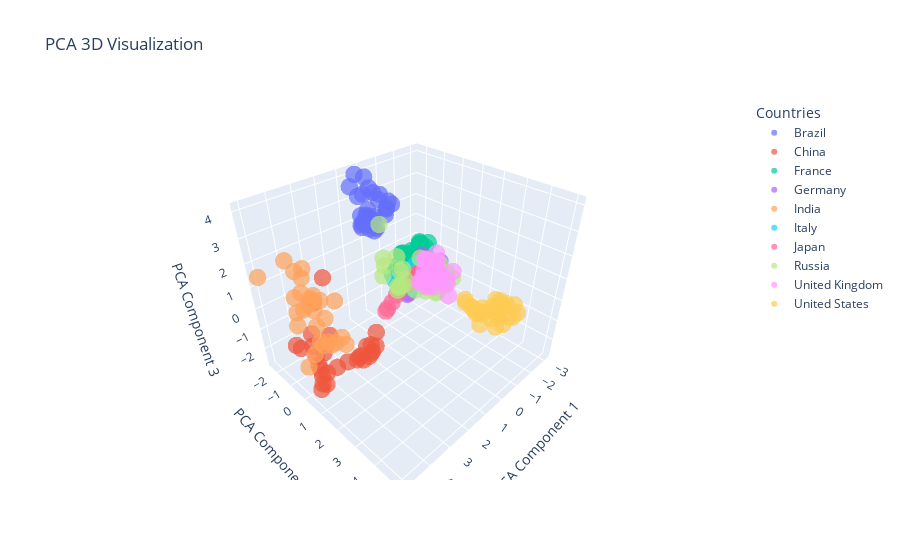

Here is the notebook cell this chart was saved with:
### Code cell
# Run PCA with 3 components
pca_3d, explained_variance_ratio_3d, loadings_3d = perform_pca(data_matrix, n_components=3)
print(pca_3d.shape)
print("Explained variance ratio (3 components):", explained_variance_ratio_3d)

# Visualize in interactive 3D
visualize_reduced_data(pca_3d, row_labels, 
                      title="PCA 3D Visualization", 
                      technique='PCA', 
                      show_country_names=True,
                      plot_3d=True,
                      interactive=True)  # Set to True for interactive visualization

# Also show the loadings to understand feature contributions
plot_pca_loadings(components=loadings_3d, feature_names=indicators, n_components=3)

### Figure 1 — Plotly figure (JSON) as saved in the notebook; plotly's stock layout.template omitted (floating-point values rounded to 4 significant figures)
{"data": [{"customdata": [["Brazil", "1990"], ["Brazil", "1991"], ["Brazil", "1992"], ["Brazil", "1993"], ["Brazil", "1994"], ["Brazil", "1995"], ["Brazil", "1996"], ["Brazil", "1997"], ["Brazil", "1998"], ["Brazil", "1999"], ["Brazil", "2000"], ["Brazil", "2001"], ["Brazil", "2002"], ["Brazil", "2003"], ["Brazil", "2004"], ["Brazil", "2005"], ["Brazil", "2006"], ["Brazil", "2007"], ["Brazil", "2008"], ["Brazil", "2009"], ["Brazil", "2010"], ["Brazil", "2011"], ["Brazil", "2012"], ["Brazil", "2013"], ["Brazil", "2014"], ["Brazil", "2015"], ["Brazil", "2016"], ["Brazil", "2017"], ["Brazil", "2018"], ["Brazil", "2019"]], "hovertemplate": "<b>%{hovertext}</b><br><br>country_name=%{customdata[0]}<br>PCA Component 1=%{x}<br>PCA Component 2=%{y}<br>PCA Component 3=%{z}<br>year=%{customdata[1]}<extra></extra>", "hovertext": ["BRA (1990)", "BRA (1991)", "BRA (1992)", "BRA (1993)", "BRA (1994)", "BRA (1995)", "BRA (1996)", "BRA (1997)", "BRA (1998)", "BRA (1999)", "BRA (2000)", "BRA (2001)", "BRA (2002)", "BRA (2003)", "BRA (2004)", "BRA (2005)", "BRA (2006)", "BRA (2007)", "BRA (2008)", "BRA (2009)", "BRA (2010)", "BRA (2011)", "BRA (2012)", "BRA (2013)", "BRA (2014)", "BRA (2015)", "BRA (2016)", "BRA (2017)", "BRA (2018)", "BRA (2019)"], "legendgroup": "Brazil", "marker": {"color": "#636efa", "opacity": 0.7, "size": 6, "symbol": "circle"}, "mode": "markers", "name": "Brazil", "scene": "scene", "showlegend": true, "type": "scatter3d", "x": [0.4923, 0.6864, 0.3077, 0.4903, 0.5828, 0.5194, 0.466, 0.5231, 0.2889, 0.1494, 0.2298, 0.1151, -0.04274, -0.05925, 0.1718, 0.07496, -0.05326, 0.2538, 0.1494, -0.4211, 0.2789, 0.06761, -0.191, -0.01599, -0.4113, -0.6739, -0.7667, -0.4179, -0.2744, -0.3558], "y": [-2.175, -2.275, -2.294, -1.947, -1.844, -1.809, -1.874, -1.867, -1.856, -1.85, -1.811, -1.603, -1.637, -1.833, -1.807, -1.822, -1.818, -1.874, -1.91, -1.882, -2.015, -2.133, -1.945, -1.973, -1.805, -1.584, -1.488, -1.442, -1.339, -1.34], "z": [4.093, 3.622, 3.098, 2.445, 2.098, 2.203, 2.116, 1.958, 2.425, 2.268, 2.028, 1.759, 1.803, 2.081, 1.793, 2.163, 2.27, 2.341, 2.598, 2.866, 3.276, 3.884, 3.22, 3.46, 3.118, 2.822, 2.688, 2.596, 2.428, 2.708]}, {"customdata": [["China", "1990"], ["China", "1991"], ["China", "1992"], ["China", "1993"], ["China", "1994"], ["China", "1995"], ["China", "1996"], ["China", "1997"], ["China", "1998"], ["China", "1999"], ["China", "2000"], ["China", "2001"], ["China", "2002"], ["China", "2003"], ["China", "2004"], ["China", "2005"], ["China", "2006"], ["China", "2007"], ["China", "2008"], ["China", "2009"], ["China", "2010"], ["China", "2011"], ["China", "2012"], ["China", "2013"], ["China", "2014"], ["China", "2015"], ["China", "2016"], ["China", "2017"], ["China", "2018"], ["China", "2019"]], "hovertemplate": "<b>%{hovertext}</b><br><br>country_name=%{customdata[0]}<br>PCA Component 1=%{x}<br>PCA Component 2=%{y}<br>PCA Component 3=%{z}<br>year=%{customdata[1]}<extra></extra>", "hovertext": ["CHN (1990)", "CHN (1991)", "CHN (1992)", "CHN (1993)", "CHN (1994)", "CHN (1995)", "CHN (1996)", "CHN (1997)", "CHN (1998)", "CHN (1999)", "CHN (2000)", "CHN (2001)", "CHN (2002)", "CHN (2003)", "CHN (2004)", "CHN (2005)", "CHN (2006)", "CHN (2007)", "CHN (2008)", "CHN (2009)", "CHN (2010)", "CHN (2011)", "CHN (2012)", "CHN (2013)", "CHN (2014)", "CHN (2015)", "CHN (2016)", "CHN (2017)", "CHN (2018)", "CHN (2019)"], "legendgroup": "China", "marker": {"color": "#EF553B", "opacity": 0.7, "size": 6, "symbol": "circle"}, "mode": "markers", "name": "China", "scene": "scene", "showlegend": true, "type": "scatter3d", "x": [3.301, 3.784, 4.839, 4.68, 4.108, 4.303, 4.277, 3.726, 3.573, 4.015, 4.329, 4.377, 4.448, 4.285, 4.541, 4.635, 4.452, 3.807, 3.388, 3.161, 3.107, 2.999, 3.014, 2.859, 2.723, 2.7, 2.527, 2.543, 2.704, 2.214], "y": [-0.8568, -0.9302, -0.7914, -0.7593, -0.8528, -0.5567, -0.4738, -0.5063, -0.4441, -0.3009, -0.2768, -0.1052, 0.07472, 0.182, 0.1774, 0.1888, 0.3136, 0.1723, 0.3198, 0.6268, 0.6864, 0.6754, 0.8202, 0.9918, 0.9612, 1.01, 1.039, 0.7635, 0.6796, 0.7129], "z": [1.313, 0.3785, -0.9539, -1.19, -0.8714, -1.177, -1.678, -1.385, -1.023, -1.555, -1.979, -2.062, -2.194, -2.081, -2.497, -2.718, -2.477, -2.128, -2.025, -1.862, -1.717, -1.719, -1.84, -1.641, -1.589, -1.475, -1.292, -1.387, -1.422, -0.9943]}, {"customdata": [["France", "1990"], ["France", "1991"], ["France", "1992"], ["France", "1993"], ["France", "1994"], ["France", "1995"], ["France", "1996"], ["France", "1997"], ["France", "1998"], ["France", "1999"], ["France", "2000"], ["France", "2001"], ["France", "2002"], ["France", "2003"], ["France", "2004"], ["France", "2005"], ["France", "2006"], ["France", "2007"], ["France", "2008"], ["France", "2009"], ["France", "2010"], ["France", "2011"], ["France", "2012"], ["France", "2013"], ["France", "2014"], ["France", "2015"], ["France", "2016"], ["France", "2017"], ["France", "2018"], ["France", "2019"]], "hovertemplate": "<b>%{hovertext}</b><br><br>country_name=%{customdata[0]}<br>PCA Component 1=%{x}<br>PCA Component 2=%{y}<br>PCA Component 3=%{z}<br>year=%{customdata[1]}<extra></extra>", "hovertext": ["FRA (1990)", "FRA (1991)", "FRA (1992)", "FRA (1993)", "FRA (1994)", "FRA (1995)", "FRA (1996)", "FRA (1997)", "FRA (1998)", "FRA (1999)", "FRA (2000)", "FRA (2001)", "FRA (2002)", "FRA (2003)", "FRA (2004)", "FRA (2005)", "FRA (2006)", "FRA (2007)", "FRA (2008)", "FRA (2009)", "FRA (2010)", "FRA (2011)", "FRA (2012)", "FRA (2013)", "FRA (2014)", "FRA (2015)", "FRA (2016)", "FRA (2017)", "FRA (2018)", "FRA (2019)"], "legendgroup": "France", "marker": {"color": "#00cc96", "opacity": 0.7, "size": 6, "symbol": "circle"}, "mode": "markers", "name": "France", "scene": "scene", "showlegend": true, "type": "scatter3d", "x": [0.2174, 0.2164, -0.2487, -0.7168, -0.8114, -0.8728, -1.209, -1.136, -1.232, -1.847, -2.262, -2.007, -1.922, -1.459, -1.41, -1.813, -1.873, -1.991, -2.205, -2.242, -1.95, -1.881, -2.06, -1.962, -2.003, -1.964, -1.874, -1.932, -2.171, -2.218], "y": [-0.2527, -0.4666, -0.6187, -0.799, -0.9751, -1.054, -0.9187, -0.7242, -0.7938, -0.9767, -1.069, -1.099, -1.08, -1.029, -0.9058, -0.9647, -1.044, -0.884, -0.9152, -0.7728, -1.1, -0.9217, -1.083, -1.047, -1.075, -0.9679, -0.7774, -0.6227, -0.5037, -0.04166], "z": [0.4977, 0.2123, 0.3798, 0.6991, 0.5463, 0.5112, 0.4118, 0.3308, 0.1309, -0.3437, -0.7391, -0.1565, 0.05291, 0.4165, 0.3453, 0.2048, 0.16, 0.2318, 0.3676, 0.6036, 0.3101, 0.4794, 0.5296, 0.5545, 0.6197, 0.5906, 0.4847, 0.1683, -0.2486, -0.3341]}, {"customdata": [["Germany", "1990"], ["Germany", "1991"], ["Germany", "1992"], ["Germany", "1993"], ["Germany", "1994"], ["Germany", "1995"], ["Germany", "1996"], ["Germany", "1997"], ["Germany", "1998"], ["Germany", "1999"], ["Germany", "2000"], ["Germany", "2001"], ["Germany", "2002"], ["Germany", "2003"], ["Germany", "2004"], ["Germany", "2005"], ["Germany", "2006"], ["Germany", "2007"], ["Germany", "2008"], ["Germany", "2009"], ["Germany", "2010"], ["Germany", "2011"], ["Germany", "2012"], ["Germany", "2013"], ["Germany", "2014"], ["Germany", "2015"], ["Germany", "2016"], ["Germany", "2017"], ["Germany", "2018"], ["Germany", "2019"]], "hovertemplate": "<b>%{hovertext}</b><br><br>country_name=%{customdata[0]}<br>PCA Component 1=%{x}<br>PCA Component 2=%{y}<br>PCA Component 3=%{z}<br>year=%{customdata[1]}<extra></extra>", "hovertext": ["DEU (1990)", "DEU (1991)", "DEU (1992)", "DEU (1993)", "DEU (1994)", "DEU (1995)", "DEU (1996)", "DEU (1997)", "DEU (1998)", "DEU (1999)", "DEU (2000)", "DEU (2001)", "DEU (2002)", "DEU (2003)", "DEU (2004)", "DEU (2005)", "DEU (2006)", "DEU (2007)", "DEU (2008)", "DEU (2009)", "DEU (2010)", "DEU (2011)", "DEU (2012)", "DEU (2013)", "DEU (2014)", "DEU (2015)", "DEU (2016)", "DEU (2017)", "DEU (2018)", "DEU (2019)"], "legendgroup": "Germany", "marker": {"color": "#ab63fa", "opacity": 0.7, "size": 6, "symbol": "circle"}, "mode": "markers", "name": "Germany", "scene": "scene", "showlegend": true, "type": "scatter3d", "x": [-0.01232, -0.2808, -0.59, -0.981, -0.871, -1.15, -1.328, -1.336, -1.384, -1.848, -1.823, -1.627, -1.668, -1.547, -1.323, -1.794, -1.761, -1.949, -1.895, -2.4, -1.682, -1.677, -1.928, -2.024, -1.94, -1.924, -1.84, -1.796, -2.038, -1.936], "y": [0.1697, -0.02277, -0.2699, -0.3359, -0.1907, -0.4428, -0.3303, -0.566, -0.3592, -0.3041, -0.3933, -0.5422, -0.4811, -0.308, -0.4343, -0.3266, -0.2049, -0.08042, -0.2378, -0.1813, -0.1975, -0.4568, -0.4949, -0.502, -0.3534, -0.3438, -0.3226, -0.545, -0.7313, -0.8225], "z": [-0.5912, -0.7608, -0.648, -0.4766, -0.669, -0.6598, -0.7905, -0.7314, -1.101, -1.097, -1.023, -0.8261, -0.4906, -0.3105, -0.4112, -0.6065, -0.8723, -0.5668, -0.4788, -0.1657, -0.7035, -0.5098, -0.3882, -0.4882, -0.546, -0.4922, -0.3677, -0.2634, -0.1408, 0.06741]}, {"customdata": [["India", "1990"], ["India", "1991"], ["India", "1992"], ["India", "1993"], ["India", "1994"], ["India", "1995"], ["India", "1996"], ["India", "1997"], ["India", "1998"], ["India", "1999"], ["India", "2000"], ["India", "2001"], ["India", "2002"], ["India", "2003"], ["India", "2004"], ["India", "2005"], ["India", "2006"], ["India", "2007"], ["India", "2008"], ["India", "2009"], ["India", "2010"], ["India", "2011"], ["India", "2012"], ["India", "2013"], ["India", "2014"], ["India", "2015"], ["India", "2016"], ["India", "2017"], ["India", "2018"], ["India", "2019"]], "hovertemplate": "<b>%{hovertext}</b><br><br>country_name=%{customdata[0]}<br>PCA Component 1=%{x}<br>PCA Component 2=%{y}<br>PCA Component 3=%{z}<br>year=%{customdata[1]}<extra></extra>", "hovertext": ["IND (1990)", "IND (1991)", "IND (1992)", "IND (1993)", "IND (1994)", "IND (1995)", "IND (1996)", "IND (1997)", "IND (1998)", "IND (1999)", "IND (2000)", "IND (2001)", "IND (2002)", "IND (2003)", "IND (2004)", "IND (2005)", "IND (2006)", "IND (2007)", "IND (2008)", "IND (2009)", "IND (2010)", "IND (2011)", "IND (2012)", "IND (2013)", "IND (2014)", "IND (2015)", "IND (2016)", "IND (2017)", "IND (2018)", "IND (2019)"], "legendgroup": "India", "marker": {"color": "#FFA15A", "opacity": 0.7, "size": 6, "symbol": "circle"}, "mode": "markers", "name": "India", "scene": "scene", "showlegend": true, "type": "scatter3d", "x": [5.025, 3.984, 3.766, 3.545, 3.65, 4.187, 3.943, 3.788, 3.789, 4.168, 3.71, 3.826, 3.963, 4.52, 4.465, 3.848, 3.53, 3.785, 3.029, 3.727, 4.03, 3.997, 4.293, 4.629, 3.907, 3.692, 3.68, 3.517, 3.247, 3.076], "y": [-2.375, -2.205, -2.019, -1.794, -1.763, -1.536, -1.455, -1.174, -1.106, -1.027, -1.003, -0.9772, -1.001, -1.019, -1.011, -0.7453, -0.8736, -0.9665, -0.669, -0.3713, -0.5201, -0.4716, -0.4898, -0.5259, -0.4301, -0.4018, -0.242, -0.173, -0.1275, -0.1466], "z": [1.426, 1.75, 1.266, 1.392, 1.039, 0.5212, 0.6553, 0.3101, 0.5107, 0.2189, 0.6464, 0.5129, 0.3482, -0.3264, 0.258, 0.6152, 0.3944, 0.01295, 0.217, -0.06562, -0.3543, -1.105, -1.576, -2.033, -1.322, -1.269, -1.322, -1.267, -1.132, -1.613]}, {"customdata": [["Italy", "1990"], ["Italy", "1991"], ["Italy", "1992"], ["Italy", "1993"], ["Italy", "1994"], ["Italy", "1995"], ["Italy", "1996"], ["Italy", "1997"], ["Italy", "1998"], ["Italy", "1999"], ["Italy", "2000"], ["Italy", "2001"], ["Italy", "2002"], ["Italy", "2003"], ["Italy", "2004"], ["Italy", "2005"], ["Italy", "2006"], ["Italy", "2007"], ["Italy", "2008"], ["Italy", "2009"], ["Italy", "2010"], ["Italy", "2011"], ["Italy", "2012"], ["Italy", "2013"], ["Italy", "2014"], ["Italy", "2015"], ["Italy", "2016"], ["Italy", "2017"], ["Italy", "2018"], ["Italy", "2019"]], "hovertemplate": "<b>%{hovertext}</b><br><br>country_name=%{customdata[0]}<br>PCA Component 1=%{x}<br>PCA Component 2=%{y}<br>PCA Component 3=%{z}<br>year=%{customdata[1]}<extra></extra>", "hovertext": ["ITA (1990)", "ITA (1991)", "ITA (1992)", "ITA (1993)", "ITA (1994)", "ITA (1995)", "ITA (1996)", "ITA (1997)", "ITA (1998)", "ITA (1999)", "ITA (2000)", "ITA (2001)", "ITA (2002)", "ITA (2003)", "ITA (2004)", "ITA (2005)", "ITA (2006)", "ITA (2007)", "ITA (2008)", "ITA (2009)", "ITA (2010)", "ITA (2011)", "ITA (2012)", "ITA (2013)", "ITA (2014)", "ITA (2015)", "ITA (2016)", "ITA (2017)", "ITA (2018)", "ITA (2019)"], "legendgroup": "Italy", "marker": {"color": "#19d3f3", "opacity": 0.7, "size": 6, "symbol": "circle"}, "mode": "markers", "name": "Italy", "scene": "scene", "showlegend": true, "type": "scatter3d", "x": [-0.2653, -0.4919, -0.7438, -1.117, -0.9907, -0.9993, -1.301, -1.304, -1.526, -1.489, -1.206, -1.43, -1.544, -1.143, -1.075, -1.567, -1.477, -1.723, -1.885, -1.997, -1.626, -1.721, -1.971, -2.015, -1.756, -1.646, -1.468, -1.429, -1.836, -1.905], "y": [-0.8505, -0.8572, -0.9467, -0.9279, -0.9734, -0.9994, -0.9262, -0.9108, -0.8526, -0.8091, -0.7642, -0.7532, -0.6641, -0.7067, -0.6987, -0.5952, -0.751, -0.7285, -0.7674, -0.8086, -0.8468, -0.7658, -0.9164, -0.9453, -1.087, -1.08, -1.007, -0.9529, -0.875, -0.9378], "z": [-0.478, -0.5884, -0.6775, -0.7123, -0.9763, -1.268, -1.26, -1.437, -1.266, -1.107, -1.298, -1.201, -1.053, -0.9412, -0.9526, -0.9795, -1.079, -1.253, -0.8311, -0.2468, -0.7049, -0.7609, -0.3695, -0.4168, -0.4924, -0.6289, -0.8537, -0.8235, -0.7096, -0.6959]}, {"customdata": [["Japan", "1990"], ["Japan", "1991"], ["Japan", "1992"], ["Japan", "1993"], ["Japan", "1994"], ["Japan", "1995"], ["Japan", "1996"], ["Japan", "1997"], ["Japan", "1998"], ["Japan", "1999"], ["Japan", "2000"], ["Japan", "2001"], ["Japan", "2002"], ["Japan", "2003"], ["Japan", "2004"], ["Japan", "2005"], ["Japan", "2006"], ["Japan", "2007"], ["Japan", "2008"], ["Japan", "2009"], ["Japan", "2010"], ["Japan", "2011"], ["Japan", "2012"], ["Japan", "2013"], ["Japan", "2014"], ["Japan", "2015"], ["Japan", "2016"], ["Japan", "2017"], ["Japan", "2018"], ["Japan", "2019"]], "hovertemplate": "<b>%{hovertext}</b><br><br>country_name=%{customdata[0]}<br>PCA Component 1=%{x}<br>PCA Component 2=%{y}<br>PCA Component 3=%{z}<br>year=%{customdata[1]}<extra></extra>", "hovertext": ["JPN (1990)", "JPN (1991)", "JPN (1992)", "JPN (1993)", "JPN (1994)", "JPN (1995)", "JPN (1996)", "JPN (1997)", "JPN (1998)", "JPN (1999)", "JPN (2000)", "JPN (2001)", "JPN (2002)", "JPN (2003)", "JPN (2004)", "JPN (2005)", "JPN (2006)", "JPN (2007)", "JPN (2008)", "JPN (2009)", "JPN (2010)", "JPN (2011)", "JPN (2012)", "JPN (2013)", "JPN (2014)", "JPN (2015)", "JPN (2016)", "JPN (2017)", "JPN (2018)", "JPN (2019)"], "legendgroup": "Japan", "marker": {"color": "#FF6692", "opacity": 0.7, "size": 6, "symbol": "circle"}, "mode": "markers", "name": "Japan", "scene": "scene", "showlegend": true, "type": "scatter3d", "x": [-0.1019, 0.1348, -0.1952, -0.4933, -0.8496, -0.7045, -0.8968, -1.156, -1.163, -1.211, -1.304, -1.601, -1.728, -1.576, -1.683, -1.795, -1.966, -1.916, -1.989, -2.39, -1.653, -2.258, -2.14, -2.339, -2.386, -2.439, -2.481, -2.442, -2.34, -2.436], "y": [-1.21, -1.053, -0.9901, -1.01, -1.016, -1.051, -1.042, -1.05, -1.041, -0.9822, -0.9681, -0.9182, -0.845, -0.7787, -0.7661, -0.7645, -0.7843, -0.7187, -0.6815, -0.682, -0.7284, -0.4936, -0.4062, -0.3409, -0.3487, -0.3653, -0.3475, -0.3775, -0.3728, -0.1046], "z": [-2.134, -2.073, -1.722, -1.471, -1.166, -1.341, -1.251, -1.111, -1.219, -1.196, -1.077, -0.86, -0.8688, -0.957, -0.8877, -0.8083, -0.8101, -0.8119, -0.7997, -0.4261, -0.8262, -0.7251, -0.8424, -1.087, -0.9139, -1.114, -1.061, -1.196, -1.197, -1.216]}, {"customdata": [["Russia", "1992"], ["Russia", "1993"], ["Russia", "1994"], ["Russia", "1995"], ["Russia", "1996"], ["Russia", "1997"], ["Russia", "1998"], ["Russia", "1999"], ["Russia", "2000"], ["Russia", "2001"], ["Russia", "2002"], ["Russia", "2003"], ["Russia", "2004"], ["Russia", "2005"], ["Russia", "2006"], ["Russia", "2007"], ["Russia", "2008"], ["Russia", "2009"], ["Russia", "2010"], ["Russia", "2011"], ["Russia", "2012"], ["Russia", "2013"], ["Russia", "2014"], ["Russia", "2015"], ["Russia", "2016"], ["Russia", "2017"], ["Russia", "2018"], ["Russia", "2019"]], "hovertemplate": "<b>%{hovertext}</b><br><br>country_name=%{customdata[0]}<br>PCA Component 1=%{x}<br>PCA Component 2=%{y}<br>PCA Component 3=%{z}<br>year=%{customdata[1]}<extra></extra>", "hovertext": ["RUS (1992)", "RUS (1993)", "RUS (1994)", "RUS (1995)", "RUS (1996)", "RUS (1997)", "RUS (1998)", "RUS (1999)", "RUS (2000)", "RUS (2001)", "RUS (2002)", "RUS (2003)", "RUS (2004)", "RUS (2005)", "RUS (2006)", "RUS (2007)", "RUS (2008)", "RUS (2009)", "RUS (2010)", "RUS (2011)", "RUS (2012)", "RUS (2013)", "RUS (2014)", "RUS (2015)", "RUS (2016)", "RUS (2017)", "RUS (2018)", "RUS (2019)"], "legendgroup": "Russia", "marker": {"color": "#B6E880", "opacity": 0.7, "size": 6, "symbol": "circle"}, "mode": "markers", "name": "Russia", "scene": "scene", "showlegend": true, "type": "scatter3d", "x": [-0.1632, 0.5259, 0.6096, 1.41, 1.483, 2.132, 1.394, 1.538, 1.733, 1.148, 1.27, 1.495, 1.588, 1.272, 1.45, 1.095, 0.7527, -0.1105, 0.6664, 0.5192, 0.558, 0.07321, 0.1872, 0.2822, 0.4918, 0.2073, 0.09876, 0.2224], "y": [1.835, 1.758, 1.476, 1.393, 1.176, 1.253, 0.2027, 0.5176, 0.6915, 0.973, 1.349, 1.268, 1.336, 1.1, 1.167, 1.094, 1.386, 1.764, 1.832, 2.226, 2.278, 2.24, 1.983, 2.483, 2.921, 2.29, 2.128, 1.829], "z": [1.178, 1.266, 1.99, 1.846, 2.293, 2.239, 3.162, 1.977, 1.382, 1.452, 1.328, 1.044, 1.191, 0.9214, 0.8424, 0.8757, 0.6079, 1.594, 0.7564, 0.787, 0.8894, 0.887, 0.9592, 1.681, 1.765, 1.208, 0.971, 1.188]}, {"customdata": [["United Kingdom", "1990"], ["United Kingdom", "1991"], ["United Kingdom", "1992"], ["United Kingdom", "1993"], ["United Kingdom", "1994"], ["United Kingdom", "1995"], ["United Kingdom", "1996"], ["United Kingdom", "1997"], ["United Kingdom", "1998"], ["United Kingdom", "1999"], ["United Kingdom", "2000"], ["United Kingdom", "2001"], ["United Kingdom", "2002"], ["United Kingdom", "2003"], ["United Kingdom", "2004"], ["United Kingdom", "2005"], ["United Kingdom", "2006"], ["United Kingdom", "2007"], ["United Kingdom", "2008"], ["United Kingdom", "2009"], ["United Kingdom", "2010"], ["United Kingdom", "2011"], ["United Kingdom", "2012"], ["United Kingdom", "2013"], ["United Kingdom", "2014"], ["United Kingdom", "2015"], ["United Kingdom", "2016"], ["United Kingdom", "2017"], ["United Kingdom", "2018"], ["United Kingdom", "2019"]], "hovertemplate": "<b>%{hovertext}</b><br><br>country_name=%{customdata[0]}<br>PCA Component 1=%{x}<br>PCA Component 2=%{y}<br>PCA Component 3=%{z}<br>year=%{customdata[1]}<extra></extra>", "hovertext": ["GBR (1990)", "GBR (1991)", "GBR (1992)", "GBR (1993)", "GBR (1994)", "GBR (1995)", "GBR (1996)", "GBR (1997)", "GBR (1998)", "GBR (1999)", "GBR (2000)", "GBR (2001)", "GBR (2002)", "GBR (2003)", "GBR (2004)", "GBR (2005)", "GBR (2006)", "GBR (2007)", "GBR (2008)", "GBR (2009)", "GBR (2010)", "GBR (2011)", "GBR (2012)", "GBR (2013)", "GBR (2014)", "GBR (2015)", "GBR (2016)", "GBR (2017)", "GBR (2018)", "GBR (2019)"], "legendgroup": "United Kingdom", "marker": {"color": "#FF97FF", "opacity": 0.7, "size": 6, "symbol": "circle"}, "mode": "markers", "name": "United Kingdom", "scene": "scene", "showlegend": true, "type": "scatter3d", "x": [-0.6141, -0.6069, -0.613, -0.7861, -1.145, -1.424, -1.441, -1.534, -2.112, -2.933, -2.938, -1.696, -2.264, -1.703, -2.048, -2.248, -2.312, -2.801, -3.113, -1.987, -2.006, -2.225, -1.909, -2.135, -1.586, -1.792, -2.185, -2.346, -1.828, -2.027], "y": [0.5333, 0.4811, 0.2711, 0.1788, 0.07584, -0.1496, -0.1767, -0.114, -0.2153, -0.1263, -0.02381, -0.2774, -0.07624, -0.1018, -0.04965, -0.1063, -0.1766, -0.04605, 0.03634, -0.03372, -0.05545, -0.1792, -0.258, -0.1853, -0.3325, -0.4946, -0.4009, -0.3751, -0.5504, -0.4399], "z": [0.4332, 0.1565, -0.2378, -0.3128, -0.4449, -0.5958, -0.7126, -0.9672, -1.455, -1.641, -2.272, -1.274, -1.169, -0.8829, -0.5537, -0.5814, -0.765, -1.324, -0.9443, 0.4765, -0.3171, -0.1138, -0.1724, -0.3219, 0.2081, 0.01502, -0.1704, -0.8749, 0.02567, -0.09329]}, {"customdata": [["United States", "1990"], ["United States", "1991"], ["United States", "1992"], ["United States", "1993"], ["United States", "1994"], ["United States", "1995"], ["United States", "1996"], ["United States", "1997"], ["United States", "1998"], ["United States", "1999"], ["United States", "2000"], ["United States", "2001"], ["United States", "2002"], ["United States", "2003"], ["United States", "2004"], ["United States", "2005"], ["United States", "2006"], ["United States", "2007"], ["United States", "2008"], ["United States", "2009"], ["United States", "2010"], ["United States", "2011"], ["United States", "2012"], ["United States", "2013"], ["United States", "2014"], ["United States", "2015"], ["United States", "2016"], ["United States", "2017"], ["United States", "2018"], ["United States", "2019"]], "hovertemplate": "<b>%{hovertext}</b><br><br>country_name=%{customdata[0]}<br>PCA Component 1=%{x}<br>PCA Component 2=%{y}<br>PCA Component 3=%{z}<br>year=%{customdata[1]}<extra></extra>", "hovertext": ["USA (1990)", "USA (1991)", "USA (1992)", "USA (1993)", "USA (1994)", "USA (1995)", "USA (1996)", "USA (1997)", "USA (1998)", "USA (1999)", "USA (2000)", "USA (2001)", "USA (2002)", "USA (2003)", "USA (2004)", "USA (2005)", "USA (2006)", "USA (2007)", "USA (2008)", "USA (2009)", "USA (2010)", "USA (2011)", "USA (2012)", "USA (2013)", "USA (2014)", "USA (2015)", "USA (2016)", "USA (2017)", "USA (2018)", "USA (2019)"], "legendgroup": "United States", "marker": {"color": "#FECB52", "opacity": 0.7, "size": 6, "symbol": "circle"}, "mode": "markers", "name": "United States", "scene": "scene", "showlegend": true, "type": "scatter3d", "x": [0.4567, 0.2105, 0.3697, 0.291, 0.2497, -0.09452, -0.2496, -0.3433, -0.6139, -0.7514, -0.8403, -0.7772, -0.4554, -0.2153, -0.153, -0.0829, -0.5572, -0.6653, -0.6907, -0.6502, -0.2368, -0.5095, -0.4572, -0.704, -0.8309, -0.8687, -0.9725, -0.9487, -0.6773, -0.3664], "y": [4.873, 4.67, 5.057, 4.761, 4.087, 3.765, 3.519, 4.121, 4.256, 3.513, 2.863, 2.582, 2.863, 3.397, 3.86, 3.886, 4.01, 4.213, 4.361, 4.803, 5.039, 5.047, 4.756, 4.136, 4.169, 4.077, 4.031, 4.297, 4.022, 4.353], "z": [1.146, 1.068, 0.8596, 0.5231, 0.2255, 0.3201, 0.1389, 0.186, 0.2583, -0.0837, -0.22, 0.0006365, 0.1687, 0.3013, 0.4329, 0.671, 0.5356, 0.4975, 0.6912, 0.9951, 0.812, 0.8613, 0.5348, 0.4803, 0.517, 0.4834, 0.5975, 0.6335, 0.7968, 0.7931]}], "layout": {"legend": {"title": {"text": "Countries"}, "tracegroupgap": 0}, "scene": {"domain": {"x": [0, 1], "y": [0, 1]}, "xaxis": {"title": {"text": "PCA Component 1"}}, "yaxis": {"title": {"text": "PCA Component 2"}}, "zaxis": {"title": {"text": "PCA Component 3"}}}, "title": {"text": "PCA 3D Visualization"}}}
